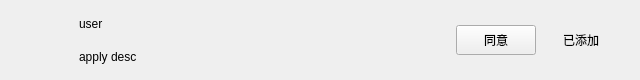
<?xml version="1.0" encoding="UTF-8"?>
<ui version="4.0">
 <class>ApplyFriendItem</class>
 <widget class="QWidget" name="ApplyFriendItem">
  <property name="geometry">
   <rect>
    <x>0</x>
    <y>0</y>
    <width>640</width>
    <height>80</height>
   </rect>
  </property>
  <layout class="QHBoxLayout" name="horizontalLayout">
   <property name="spacing">
    <number>10</number>
   </property>
   <property name="leftMargin">
    <number>24</number>
   </property>
   <property name="topMargin">
    <number>10</number>
   </property>
   <property name="rightMargin">
    <number>24</number>
   </property>
   <property name="bottomMargin">
    <number>10</number>
   </property>
   <item>
    <widget class="QLabel" name="icon_lb">
     <property name="minimumSize">
      <size>
       <width>45</width>
       <height>45</height>
      </size>
     </property>
     <property name="maximumSize">
      <size>
       <width>45</width>
       <height>45</height>
      </size>
     </property>
     <property name="scaledContents">
      <bool>true</bool>
     </property>
     <property name="text">
      <string/>
     </property>
    </widget>
   </item>
   <item>
    <widget class="QWidget" name="apply_text_wid" native="true">
     <layout class="QVBoxLayout" name="verticalLayout">
      <property name="spacing">
       <number>6</number>
      </property>
      <property name="leftMargin">
       <number>0</number>
      </property>
      <property name="topMargin">
       <number>0</number>
      </property>
      <property name="rightMargin">
       <number>0</number>
      </property>
      <property name="bottomMargin">
       <number>0</number>
      </property>
      <item>
       <widget class="QLabel" name="user_name_lb">
        <property name="text">
         <string>user</string>
        </property>
       </widget>
      </item>
      <item>
       <widget class="QLabel" name="user_chat_lb">
        <property name="text">
         <string>apply desc</string>
        </property>
       </widget>
      </item>
     </layout>
    </widget>
   </item>
   <item>
    <widget class="ClickedBtn" name="addBtn">
     <property name="minimumSize">
      <size>
       <width>80</width>
       <height>30</height>
      </size>
     </property>
     <property name="maximumSize">
      <size>
       <width>80</width>
       <height>30</height>
      </size>
     </property>
     <property name="text">
      <string>同意</string>
     </property>
    </widget>
   </item>
   <item>
    <widget class="QLabel" name="already_add_lb">
     <property name="minimumSize">
      <size>
       <width>70</width>
       <height>30</height>
      </size>
     </property>
     <property name="maximumSize">
      <size>
       <width>70</width>
       <height>30</height>
      </size>
     </property>
     <property name="alignment">
      <set>Qt::AlignCenter</set>
     </property>
     <property name="text">
      <string>已添加</string>
     </property>
    </widget>
   </item>
  </layout>
 </widget>
 <customwidgets>
  <customwidget>
   <class>ClickedBtn</class>
   <extends>QPushButton</extends>
   <header>clickedbtn.h</header>
  </customwidget>
 </customwidgets>
 <resources/>
 <connections/>
</ui>
